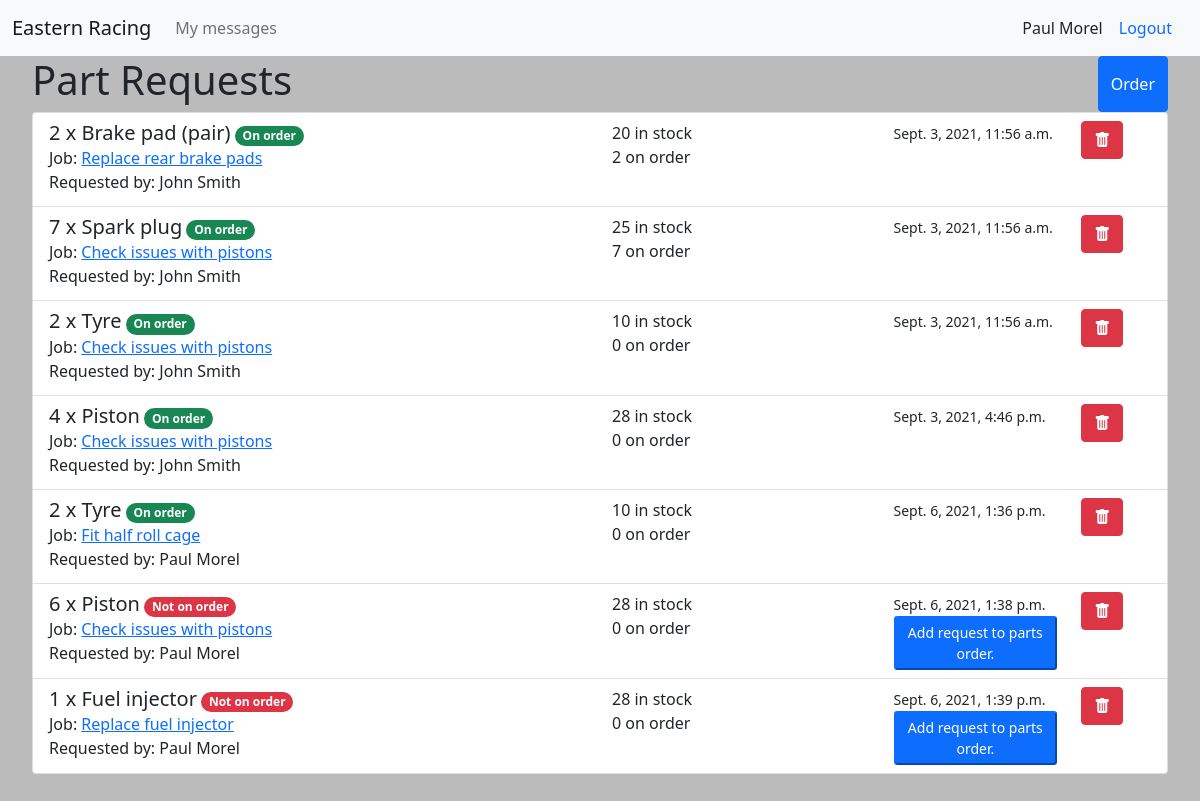
The page /parts/part_request_list/ (signed in) on the database as committed earlier.
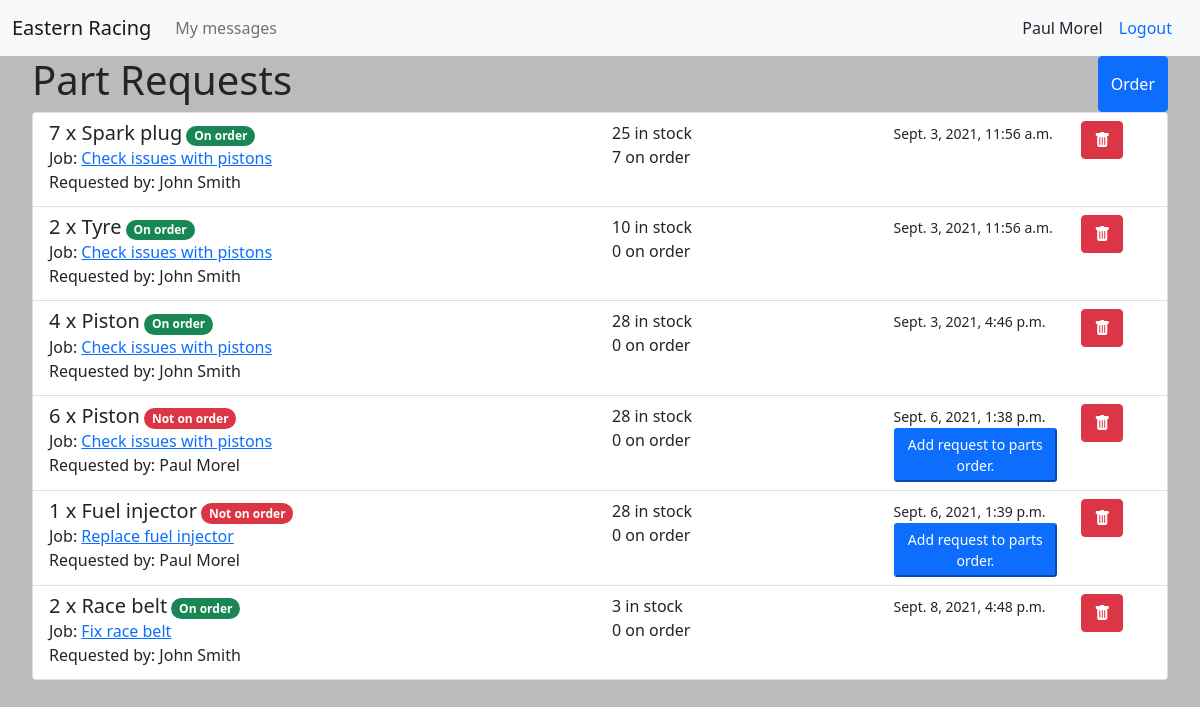
The same page on the database as committed later.
### cars/models.py (models this page shows, shortened)
class PartRequest(models.Model):
    part = models.ForeignKey(Part, on_delete=models.PROTECT, blank=True)
    requested_by = models.ForeignKey(User, on_delete=models.PROTECT)
    assigned_to = models.ForeignKey(Manager, on_delete=models.PROTECT)
    job = models.ForeignKey(Job, on_delete=models.PROTECT, blank=True)
    quantity = models.IntegerField()
    notes = models.TextField(blank=True)
    on_order = models.BooleanField(default=False)
    requested = models.DateTimeField(auto_now_add=True)

class Job(models.Model):
    title = models.CharField(max_length=300)
    description = models.TextField()
    car = models.ForeignKey(Car, on_delete=models.PROTECT)
    employee = models.ForeignKey(Employee, on_delete=models.PROTECT, related_name='assigned_job')
    manager = models.ForeignKey(Manager, on_delete=models.PROTECT, related_name='supervised_job')
    in_progress = models.BooleanField(default=False)
    complete = models.BooleanField(default=False)
    paid = models.BooleanField(default=False)
    estimated_time = models.DurationField(default=timedelta())
    created = models.DateTimeField(auto_now_add=True)
    updated = models.DateTimeField(auto_now=True)
    expected_complete = models.DateTimeField(blank=True)
    invoiced = models.BooleanField(default=False)

### parts/models.py (models this page shows, shortened)
class Part(models.Model):
    name = models.CharField(max_length=200)
    cost_price = models.DecimalField(max_digits=10, decimal_places=2)
    customer_price = models.DecimalField(max_digits=10, decimal_places=2)
    stock_level = models.PositiveIntegerField()
    def get_total_on_order(self):
        total = 0
        for order in self.partsorderunit_set.all():
            if not order.checked_in:
                total += order.quantity
        return total

class PartsOrderUnit(models.Model):
    order = models.ForeignKey(PartsOrder, on_delete=models.PROTECT)
    part = models.ForeignKey(Part, on_delete=models.PROTECT)
    quantity = models.IntegerField()
    cost_each = models.DecimalField(max_digits=10, decimal_places=2)
    total_cost = models.DecimalField(max_digits=10, decimal_places=2)
    checked_in = models.BooleanField(default=False)

### accounts/models.py (models this page shows)
class User(AbstractUser):
    pass
    def __str__(self):
        return f"{self.first_name} {self.last_name}"

### parts/views.py (the view)
# urls.py: path('part_request_list/', views.part_request_list, name='part-request-list'),
def part_request_list(request):
    part_requests = PartRequest.objects.filter(assigned_to = request.user.manager)
    context = {
        'part_requests': part_requests,
    }
    return render(request, 'parts/partrequest_list.html', context)

### parts/templates/parts/partrequest_list.html (shortened to what this page needs)
{% extends 'cars/base.html' %}
{% block content %}
<div class="d-flex justify-content-between">
  <h1>Part Requests</h1>
  <button class="btn btn-primary" type="button" data-bs-toggle="offcanvas" data-bs-target="#offcanvasRight"
    aria-controls="offcanvasRight">
    Order</button>
</div>
<div class="list-group">
  {% for part_request in part_requests %}
  <div class="list-group-item list-group-item-action">
    <div class="row">
      <div class="col-6">
        <h5 class="mb-1 d-inline">{{ part_request.quantity }} x {{ part_request.part.name }}</h5>
        {% if part_request.on_order %}
        <span class="badge rounded-pill bg-success">On order</span>
        {% else %}
        <span class="badge rounded-pill bg-danger">Not on order</span>
        {% endif %}<br>
        {% if part_request.job %}
        Job: <a href="{% url 'cars:job-details' part_request.job.id %}">{{ part_request.job.title }}</a>
        {% endif %}<br>
        Requested by: {{ part_request.requested_by }}<br>
      </div>
      <div class="col-3">
        {{ part_request.part.stock_level }} in stock<br>
        {{ part_request.part.get_total_on_order }} on order<br>
      </div>
      <div class="col-2">
        <small>{{ part_request.requested }}</small>
        {% if not part_request.on_order %}
        <form action="{% url 'parts:add-part-to-order' %}" method="POST">
          <button type="submit" class="btn-primary btn-sm">Add request to parts order.</button>
        </form>
        {% endif %}
      </div>
      <div class="col-1">
        <a type="button" class="btn btn-danger" data-bs-toggle="modal"
          data-bs-target="#deleteModal{{ part_request.id }}"><i class="bi bi-trash-fill"></i></a>
      </div>
    </div>
  </div>
  {% endfor %}
</div>
{% endblock content %}

Rows that differ between the two databases and show on the page:
removed PartRequest: quantity "2", part.name "Brake pad (pair)", on_order "On order", job "Replace rear brake pads", requested_by "John Smith", part.stock_level "20", part.get_total_on_order "2", requested "Sept. 3, 2021, 11:56 a.m."
removed PartRequest: quantity "2", part.name "Tyre", on_order "On order", job "Fit half roll cage", requested_by "Paul Morel", part.stock_level "10", part.get_total_on_order "0", requested "Sept. 6, 2021, 1:36 p.m."
added PartRequest: quantity "2", part.name "Race belt", on_order "On order", job "Fix race belt", requested_by "John Smith", part.stock_level "3", part.get_total_on_order "0", requested "Sept. 8, 2021, 4:48 p.m."
